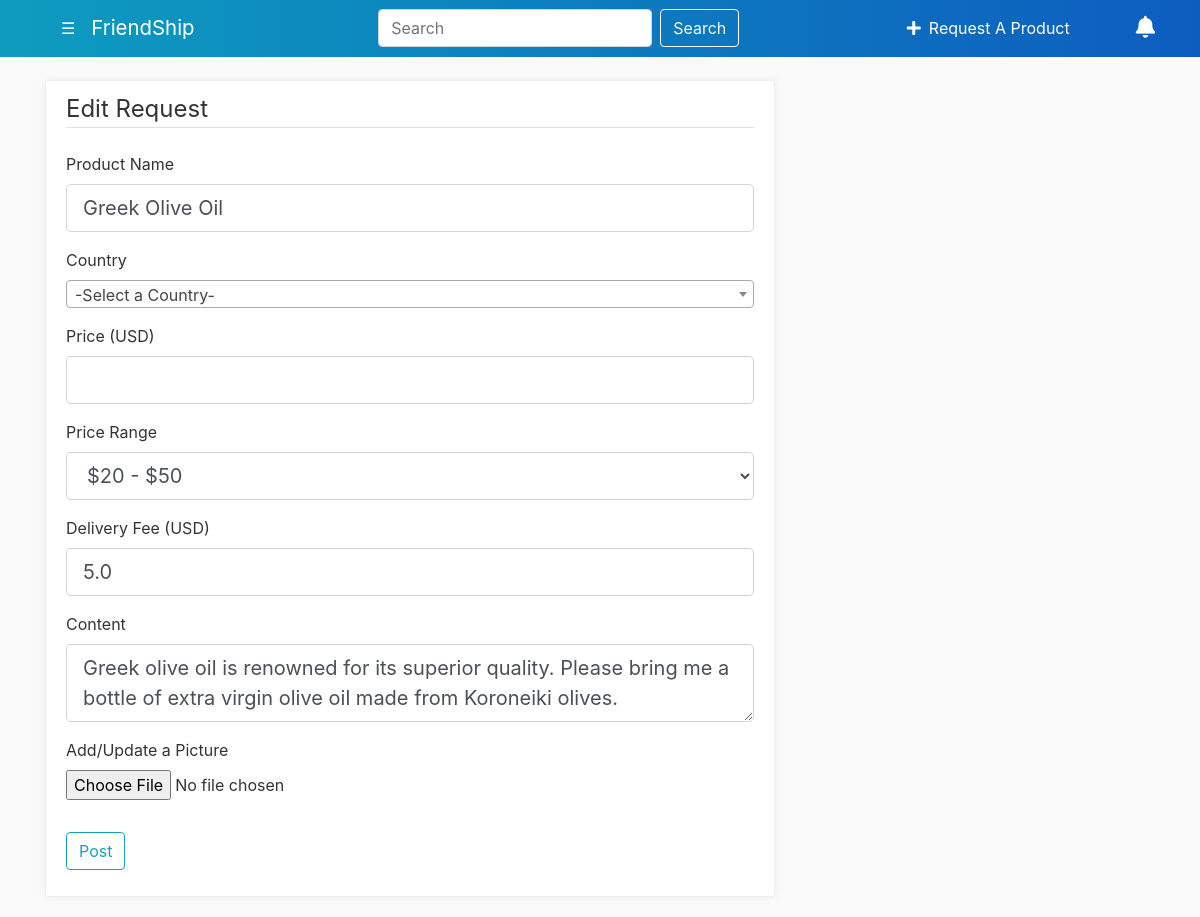
Page /post/28/update (signed in) on the committed database.
### friendship/models.py (models this page shows, shortened)
class Post(db.Model):
    id = db.Column(db.Integer, primary_key=True)
    product_name = db.Column(db.String(100), nullable=False)
    date_posted = db.Column(db.DateTime, nullable=False, default=datetime.utcnow)
    content = db.Column(db.String(150), nullable=False)
    user_id = db.Column(db.Integer, db.ForeignKey('user.id'), nullable=False) #author. Why lowercase U ? in the User model,
    country = db.Column(db.String(100), nullable=False)
    price = db.Column(db.Float, nullable=True)
    price_range=db.Column(db.String(20), nullable=False)
    tip_amount = db.Column(db.Float, nullable=False)
    image_file = db.Column(db.String(20), nullable=True)
    help_requests = db.relationship('HelpRequest', foreign_keys='HelpRequest.post_id', backref='post', lazy=True)
    accepted_help_request_id = db.Column(db.Integer, db.ForeignKey('help_request.id'), nullable=True)
    accepted_help_request = db.relationship('HelpRequest', foreign_keys=[accepted_help_request_id])
    is_arrived= db.Column(db.Boolean, nullable=False, default=False) # new field
    is_arrived_confirmed=db.Column(db.Boolean, nullable=False, default=False)
    current_cancelled_request_id=db.Column(db.Integer, db.ForeignKey('help_request.id'), nullable=True)
    shares = db.relationship('PostShare', backref='post', lazy=True) #IGNORE IT, WE DID NOT USE IT

### friendship/routes.py (the view)
@app.route("/post/<int:post_id>/update",  methods=['GET', 'POST'])
@login_required
def update_post(post_id):
    post=db.session.query(Post).get_or_404(post_id) #if post does not exist, then return 404
    if post.author != current_user: #verify that the post belongs to the current user
        abort(403)
    if post.help_requests:
        abort(403)
    form = PostForm()
    if form.validate_on_submit():
        if form.picture.data:
            picture_filename = save_picture(form.picture.data, 250, 'static/post_pics')
            post.image_file=picture_filename
        if form.price.data:
            post.price=form.price.data
            post.price_range=get_price_range(form.price.data)
        else: #no price
            post.price_range = form.price_range.data
        post.product_name= form.product_name.data
        post.country = form.country.data
        post.tip_amount=form.tip_amount.data
        post.content = form.content.data
        db.session.commit() #update db
        flash('Your request has been updated!','success')
        return redirect(url_for('post', post_id=post.id))
    elif request.method == 'GET':  #filling the form with current post data
        form.product_name.data=post.product_name
        form.country.data = post.country
        if post.price:
            form.price.data=post.price
        form.price_range.data = post.price_range
        form.tip_amount.data= post.tip_amount
        form.content.data=post.content
    return render_template('create_post.html', title='Edit Request', form=form, legend='Edit Request')

### friendship/forms.py (shortened to what this page needs)
class PostForm(FlaskForm):
    product_name = StringField('Product Name', validators=[DataRequired()]) #DataRequired because every post has to have a title
    country = SelectField('Country', choices=[('', '-Select a Country-')]+[(country.name, country.name) for country in pycountry.countries],
                          validators=[InputRequired()])
    price = FloatField('Price (USD)',  validators=[Optional(), NumberRange(min=0)])
    price_range = SelectField('Price Range',validators=[Optional()], choices=[('', '-Select a Price Range-'), ('$0 - $20', '$0 - $20'), ('$20 - $50', '$20 - $50'), ('$50 - $100', '$50 - $100'), ('$100 - $200', '$100 - $200'), ('$200 - $500', '$200 - $500'), ('$500+', '$500+')])
    tip_amount = FloatField('Delivery Fee (USD)', validators=[DataRequired(),NumberRange(min=0)])
    content = TextAreaField('Content', validators=[DataRequired(), length(max=140)])
    picture = FileField('Add/Update a Picture', validators=[FileAllowed(['jpg', 'png'])])
    submit = SubmitField('Post')

### friendship/models.py (called while the page is built)
@login_manager.user_loader
def load_user(user_id):
    return db.session.query(User).get(int(user_id))

### friendship/routes.py (called while the page is built)
@app.context_processor
def inject_notifications():
    if current_user.is_authenticated:
        if current_user.notifications:
            notifications = current_user.notifications
            notifications=sorted(notifications, key=lambda p: p.date_created, reverse=True)
            notifications=notifications[:6]
            return dict(notifications=notifications, unread_count=current_user.unread_notifications_counter)
        else:
            return dict(notifications=[], unread_count=0)
    else:
        return dict()

@app.template_filter('string_to_dict')
def string_to_dict(value):
    return json.loads(value)

### friendship/templates/create_post.html (shortened to what this page needs)
{% extends "layout.html" %}
{% block content %}
        <div class="content-section">
            <form method="POST" action="" enctype="multipart/form-data">
                <fieldset class="form-group">
                    <legend class="border-bottom mb-4">{{ legend }}</legend>
                    <div class="form-group">
                        {{ form.product_name.label(class="form-control-label") }}
                        {% if form.product_name.errors %}
                        {{ form.product_name(class="form-control form-control-lg is-invalid select2") }}
                        <div class="invalid-feedback">
                            {% for error in form.product_name.errors %}
                            <span>{{ error }}</span>
                            {% endfor %}
                        </div>
                        {% else %}
                        {{ form.product_name(class="form-control form-control-lg") }}
                        {% endif %}
                    </div>
                    <div class="form-group">
                        {{ form.country.label(class="form-control-label") }}
                    </div>
                    <div class="form-group">
                        {{ form.price.label(class="form-control-label") }}
                        {% if form.price.errors %}
                        {{ form.price(class="form-control form-control-lg is-invalid") }}
                        <div class="invalid-feedback">
                            {% for error in form.price.errors %}
                            <span>{{ error }}</span>
                            {% endfor %}
                        </div>
                        {% else %}
                        {{ form.price(class="form-control form-control-lg") }}
                        {% endif %}
                    </div>
                    <div class="form-group">
                        {{ form.price_range.label(class="form-control-label") }}
                        {% if form.price_range.errors %}
                            {{ form.price_range(class="form-control form-control-lg is-invalid") }}
                            <div class="invalid-feedback">
                                {% for error in form.price_range.errors %}
                                    <span>{{ error }}</span>
                                {% endfor %}
                            </div>
                        {% else %}
                            {{ form.price_range(class="form-control form-control-lg") }}
                         {% endif %}
                    </div>
                    <div class="form-group">
                        {{ form.tip_amount.label(class="form-control-label") }}
                        {% if form.tip_amount.errors %}
                        {{ form.tip_amount(class="form-control form-control-lg is-invalid") }}
                        <div class="invalid-feedback">
                            {% for error in form.tip_amount.errors %}
                            <span>{{ error }}</span>
                            {% endfor %}
                        </div>
                        {% else %}
                        {{ form.tip_amount(class="form-control form-control-lg") }}
                        {% endif %}
                    </div>
                    <div class="form-group">
                        {{ form.content.label(class="form-control-label") }}
                        {% if form.content.errors %}
                        {{ form.content(class="form-control form-control-lg is-invalid") }}
                        <div class="invalid-feedback">
                            {% for error in form.content.errors %}
                            <span>{{ error }}</span>
                            {% endfor %}
                        </div>
                        {% else %}
                        {{ form.content(class="form-control form-control-lg") }}
                        {% endif %}
                    </div>
                     <div class="form-group">
                        {{ form.picture.label() }}
                        {{ form.picture(class="form-control-file") }}
                    </div>
                </fieldset>
                <div class="form-group">
                    {{ form.submit(class="btn btn-outline-info") }}
                </div>
            </form>
        </div>
{% endblock content %}

### friendship/static/main.css (style rules this page uses)
body { background: #fafafa; color: #333333; margin-top: 5rem; }
.content-section { background: #ffffff; padding: 10px 20px; border: 1px solid #f0eded; border-radius: 3px; margin-bottom: 20px; box-shadow: 0 0 10px 0 rgba(183, 192, 206, 0.2); -webkit-box-shadow: 0 0 10px 0 rgba(183, 192, 206, 0.2); -moz-box-shadow: 0 0 10px 0 rgba(183, 192, 206, 0.2); -ms-box-shadow: 0 0 10px 0 rgba(183, 192, 206, 0.2); }

### rows in the picture
Post: product_name "Greek Olive Oil", price_range "$20 - $50", tip_amount "5.0", content "Greek olive oil is renowned for its superior quality. Please bring me a bottle of extra virgin olive oil made from Koroneiki olives."

### other values in the picture
{{ legend }} "Edit Request"
